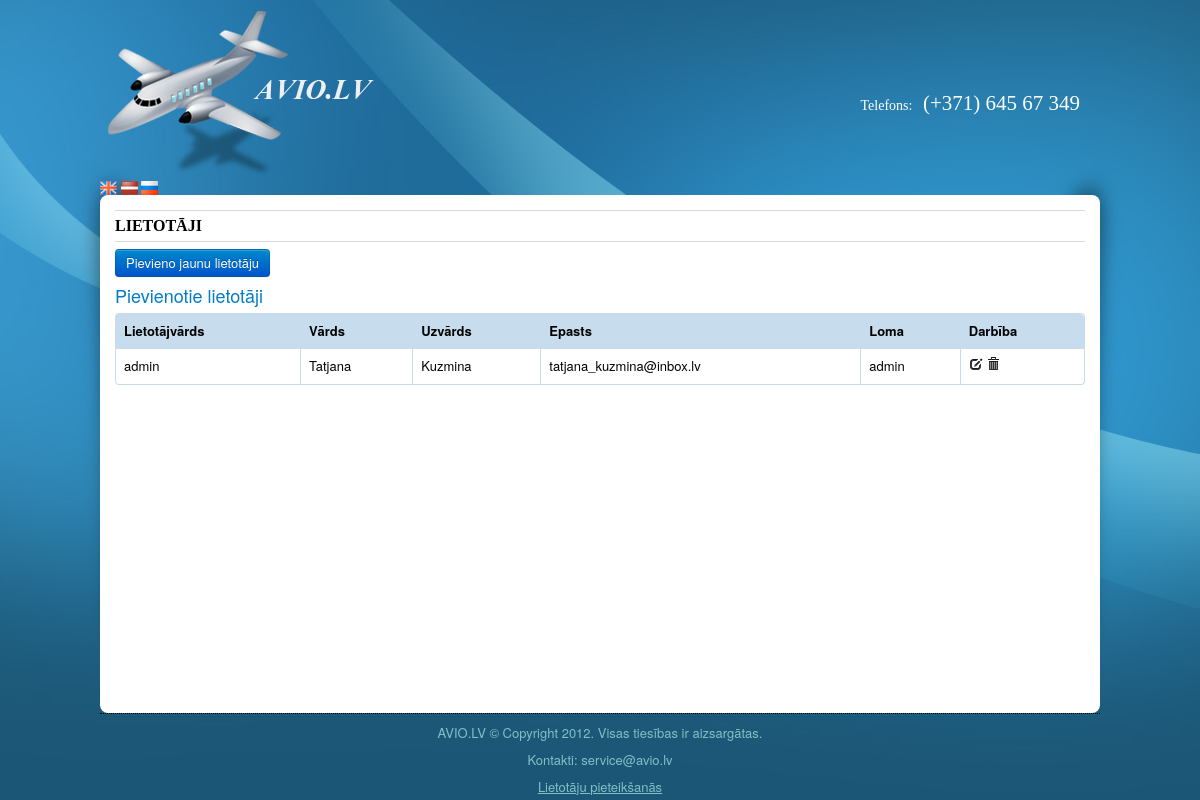
Screenshot of /index.php/users with the database file from the repository.
### tables this page shows
create table users (
  id int not null auto_increment,
  login char(255) not null,
  password char(255) not null,
  name char(255),
  surname char(255),
  role_id int not null,
  email char(255),
  
  primary key (id),
  foreign key (role_id) references roles(id) on delete cascade
);

### application/controllers/users.php (called while the page is built, shortened)
<?php
class Users extends CI_Controller {
    function Users() {
        $this->load->library(array('encrypt', 'form_validation', 'session', 'lang'));
        $this->load->helper(array('form', 'url', 'html', 'avio'));
        $this->load->model(array('users_model', 'roles_model'));
    }
    function index() {
        $users = $this->users_model->get_users();
        $roles = $this->roles_model->get_role_map();
        $data['users'] = $users;
        $data['roles'] = $roles;
        $this->load->view('users_view', $data);
    }
}

### index.php (called while the page is built, shortened)
<?php
require_once BASEPATH.'core/CodeIgniter.php';

### application/helpers/avio_helper.php (called while the page is built, shortened)
<?php
if (!function_exists('avio_url')) {
    function avio_url($relative){
        return site_url($relative);
    }
}
if (!function_exists('avio_resource_url')) {
    function avio_resource_url($relative){
        return "/avio/".$relative;
    }
}

### application/models/users_model.php (called while the page is built, shortened)
<?php
class Users_model extends CI_Model {
    function get_users() {
        $query = $this->db->query("select * from users");
        $users = $query->result();
        return $users;
    }
}

### application/models/Roles_model.php (called while the page is built)
<?php
class Roles_model extends CI_Model {
    function get_role_map() {
        $query = $this->db->query("select * from roles");
        $roles = $query->result();
        $role_map = array();
        foreach($roles as $role) {
            $role_map[$role->id] = $role->name;
        }
        return $role_map;
    }
}

### application/views/users_view.php (the view, shortened to what this page needs)
<?php include("header.php"); ?>
<h1 class="title"><?=$this->lang->line('ui_users')?></h1>
<a class="btn btn-primary" data-toggle="modal" href="#newUser" ><?=$this->lang->line('ui_add_new_user')?></a>
<table class="table table-bordered usersTable">
<h2><?=$this->lang->line('ui_existing_users')?></h2>
<thead>
<tr>
    <th><?=$this->lang->line('ui_login')?></th>
    <th><?=$this->lang->line('ui_person_name')?></th>
    <th><?=$this->lang->line('ui_person_surname')?></th>
    <th><?=$this->lang->line('ui_email')?></th>
    <th><?=$this->lang->line('ui_role')?></th>
    <th><?=$this->lang->line('ui_actions')?></th>
</tr>
</thead>
<?php foreach ($users as $user): ?>
    <?php
        $view_id = "view_".$user->id;
    ?>
    <?=form_open('users/edit/')?>
    <tr>
        <td>
            <?=$user->login?>
        </td>
        <td>
            <div class='view_data <?=$view_id?>'><?=$user->name?></div>
        </td>
        <td>
            <div class='view_data <?=$view_id?>'><?=$user->surname?></div>
        </td>
        <td>
            <div class='view_data <?=$view_id?>'><?=$user->email?></div>
        </td>
        <td>
            <div class='view_data <?=$view_id?>'><?=$roles[$user->role_id]?></div>
        </td>
        <td>
            <span class='view_data <?=$view_id?>'>
                <a class="edit_button" id=<?="'edit_".$user->id."'" ?>><i class="icon-edit" title="edit"></i></a>
                <a href='<?=avio_url('users/delete?user_id='.$user->id)?>'><i class="icon-trash" title="delete"></i></a>
            </span>
        </td>
    </tr>
    <?=form_close();?>
<?php endforeach; ?>
</table>
</div>
<?php include("footer.php"); ?>

### application/views/header.php (shortened to what this page needs)
<!DOCTYPE html>
<html>
<head>
    <link href='<?=avio_resource_url("css/bootstrap.css")?>' rel="stylesheet" type="text/css"/>
    <link href='<?=avio_resource_url("css/aviocompany.css")?>' rel="stylesheet" type="text/css"/>
    <link href='<?=avio_resource_url("css/jquery.ui.timepicker.css")?>' rel="stylesheet" type="text/css"/>
    <link href="http://ajax.googleapis.com/ajax/libs/jqueryui/1.8.18/themes/base/jquery-ui.css" rel="stylesheet"
          type="text/css"/>
</head>
<body>
    <?php $current_user = $this->session->userdata('current_user') ?>
	<div id="container">
	    <div class="header">
	        <a class="logo" href='<?=avio_url("main")?>'>
			<img src='<?=avio_resource_url("img/avio.png")?>' alt="" title="" />
			<img class="img" src='<?=avio_resource_url("img/avio_lv.png")?>' alt="" title="" />
			</a>
	        <div class="phone"><?=$this->lang->line('ui_phone')?>:<span class="number"> &nbsp;(+371) 645 67 349</span></div>
		</div>
        <div class="languages">
            <a class="switch_language" id="en"><img class="switch_language" src='<?=avio_resource_url("img/flag_en.gif")?>' alt="en"/></a>
            <a class="switch_language" id="lv"><img class="switch_language" src='<?=avio_resource_url("img/flag_lv.gif")?>' alt="en"/></a>
            <a class="switch_language" id="ru"><img class="switch_language" src='<?=avio_resource_url("img/flag_ru.gif")?>' alt="en"/></a>
        </div>
	<div class="main">

### application/views/footer.php (shortened to what this page needs)
</div>
<div class="footer">
<p>AVIO.LV &copy; Copyright 2012. <?=$this->lang->line('ui_all_rights_reserved')?>.</p>
<p><?=$this->lang->line('ui_contacts')?>: service@avio.lv</p>
<?php if (!$current_user): ?>
<a data-toggle="modal" href="#login" class="login"><?=$this->lang->line('ui_user_login')?></a>
<?php endif; ?>
</div>
</body>
</html>

### css/aviocompany.css (style rules this page uses)
h1 { color:#007DC5; font-size:26px; font-weight:normal; }
h2 { color:#007DC5; font-size:18px; font-weight:normal; }
a { color:#81C1C6; }
body { background-color:#1B5675; background-attachment: scroll; background-color: #1B5675; background-image: url("../img/bg.jpg"); background-position: center top; background-repeat: repeat-x; color: #000000; margin: 0 auto; padding: 0; }
table { border-collapse:none; }
#container { margin:0 auto; width:1000px; border-radius:5px; min-height:488px; }
.img { margin-left: -71px; margin-top: -9px; }
.main { background-color:white; min-height:488px; padding:15px; border-radius:8px; }
.header { position:relative; overflow:hidden; }
.logo { font:bold 35px Arial; height:175px; overflow:hidden; cursor:pointer; }
.logo img { padding-top:11px; padding-left:8px; }
.phone { color: #FFFFFF; font-family: Trebuchet MS; font-size: 14px; font-weight: normal; padding-right: 20px; padding-top: 18px; text-decoration: none; text-transform: none; float:right; margin-top:76px; }
span.number { color: #FFFFFF; font-family: Trebuchet MS; font-size: 21px; font-weight: normal; text-decoration: none; text-transform: none; }
table thead { background-color:#C7DDEE; }
.title { border-bottom: 1px solid #D8D8D8; border-top: 1px solid #D8D8D8; color: #000000; font: bold 16px/30px Georgia; height: 30px; text-transform:uppercase; margin-bottom:7px; }
.table thead tr th { font-weight:bold; }
.footer { padding-top:10px; border-top:1px dotted black; text-align:center; color: #81C1C6; }
.footer .login { text-decoration:underline; }

### rows the page displays
users: login "admin", name "Tatjana", surname "Kuzmina", email "tatjana_kuzmina@inbox.lv", role "admin"

### other values shown
$this->lang->line('ui_phone') "Telefons"
$this->lang->line('ui_users') "LIETOTĀJI"
$this->lang->line('ui_add_new_user') "Pievieno jaunu lietotāju"
$this->lang->line('ui_existing_users') "Pievienotie lietotāji"
$this->lang->line('ui_login') "Lietotājvārds"
$this->lang->line('ui_person_name') "Vārds"
$this->lang->line('ui_person_surname') "Uzvārds"
$this->lang->line('ui_email') "Epasts"
$this->lang->line('ui_role') "Loma"
$this->lang->line('ui_actions') "Darbība"
$this->lang->line('ui_all_rights_reserved') "Visas tiesības ir aizsargātas"
$this->lang->line('ui_contacts') "Kontakti"
$this->lang->line('ui_user_login') "Lietotāju pieteikšanās"
